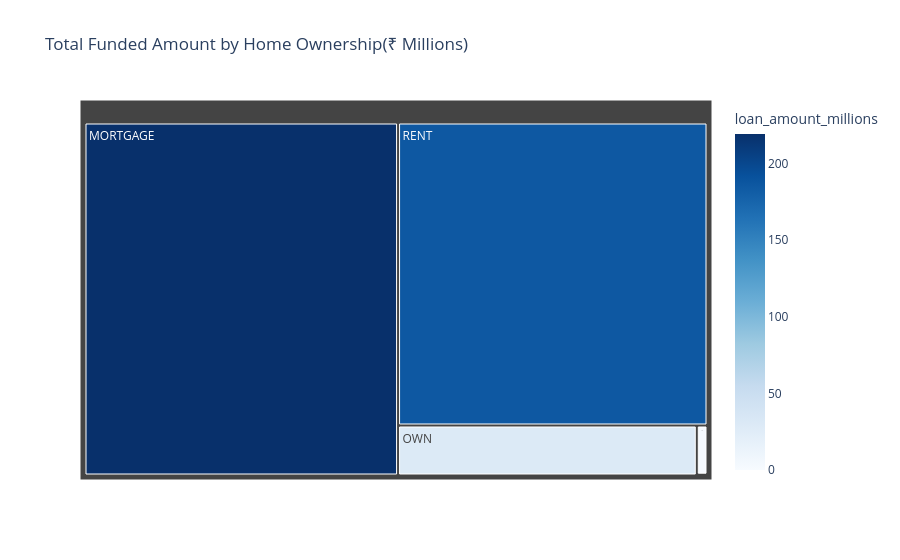

The cell this chart's notebook holds for it:
### Markdown cell above
### Home Ownership by Total Funding Amount

### Code cell
home_funding= df.groupby('home_ownership')['loan_amount'].sum().reset_index()
home_funding['loan_amount_millions']= home_funding['loan_amount']/ 1000000

fig =px.treemap(
    home_funding,
    path=['home_ownership'],
    values='loan_amount_millions',
    color='loan_amount_millions',
    color_continuous_scale='blues',
    title='Total Funded Amount by Home Ownership(₹ Millions)'
)
fig.show()

### Figure 1 — Plotly figure (JSON) as saved in the notebook; plotly's stock layout.template omitted (floating-point values rounded to 4 significant figures)
{"data": [{"branchvalues": "total", "customdata": [[219.3], [0.0168], [1.045], [29.6], [185.8]], "domain": {"x": [0, 1], "y": [0, 1]}, "hovertemplate": "labels=%{label}<br>loan_amount_millions_sum=%{value}<br>parent=%{parent}<br>id=%{id}<br>loan_amount_millions=%{color}<extra></extra>", "ids": ["MORTGAGE", "NONE", "OTHER", "OWN", "RENT"], "labels": ["MORTGAGE", "NONE", "OTHER", "OWN", "RENT"], "marker": {"coloraxis": "coloraxis", "colors": [219.3, 0.0168, 1.045, 29.6, 185.8]}, "name": "", "parents": ["", "", "", "", ""], "type": "treemap", "values": [219.3, 0.0168, 1.045, 29.6, 185.8]}], "layout": {"coloraxis": {"colorbar": {"title": {"text": "loan_amount_millions"}}, "colorscale": [[0, "rgb(247,251,255)"], [0.125, "rgb(222,235,247)"], [0.25, "rgb(198,219,239)"], [0.375, "rgb(158,202,225)"], [0.5, "rgb(107,174,214)"], [0.625, "rgb(66,146,198)"], [0.75, "rgb(33,113,181)"], [0.875, "rgb(8,81,156)"], [1, "rgb(8,48,107)"]]}, "legend": {"tracegroupgap": 0}, "title": {"text": "Total Funded Amount by Home Ownership(₹ Millions)"}}}
